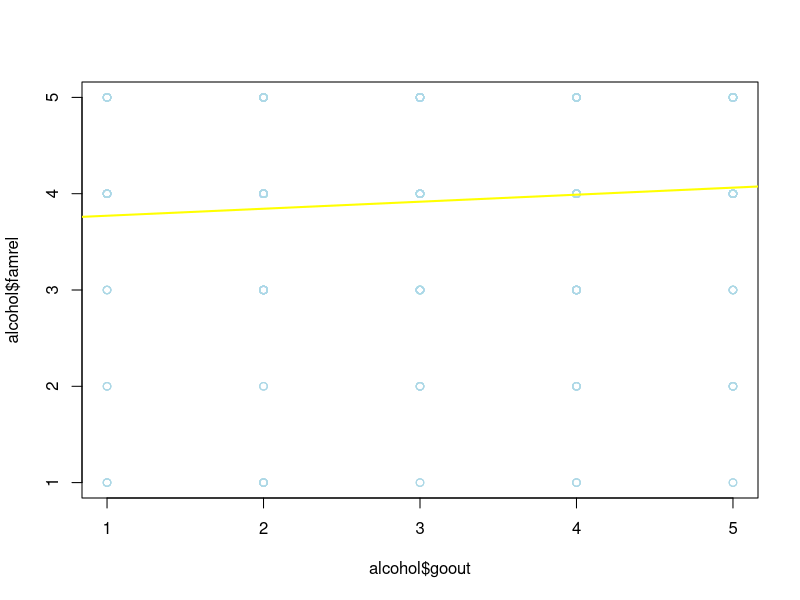
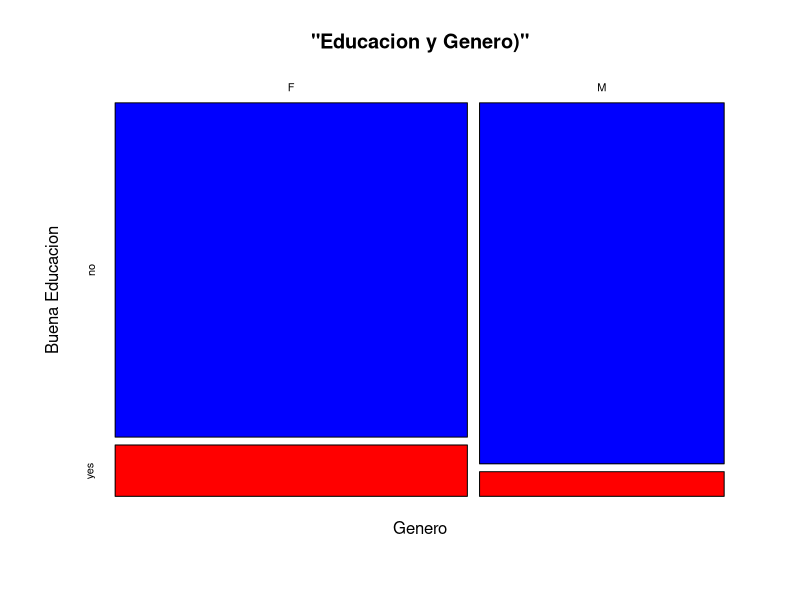
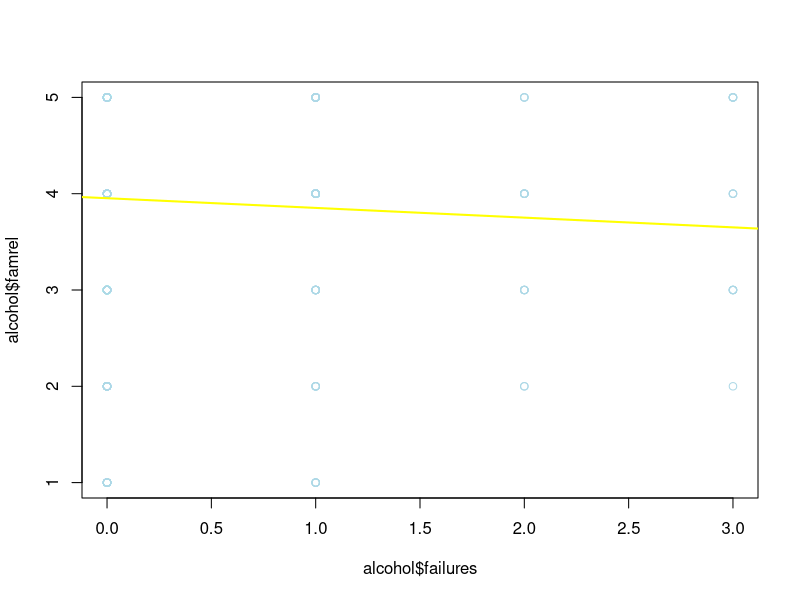
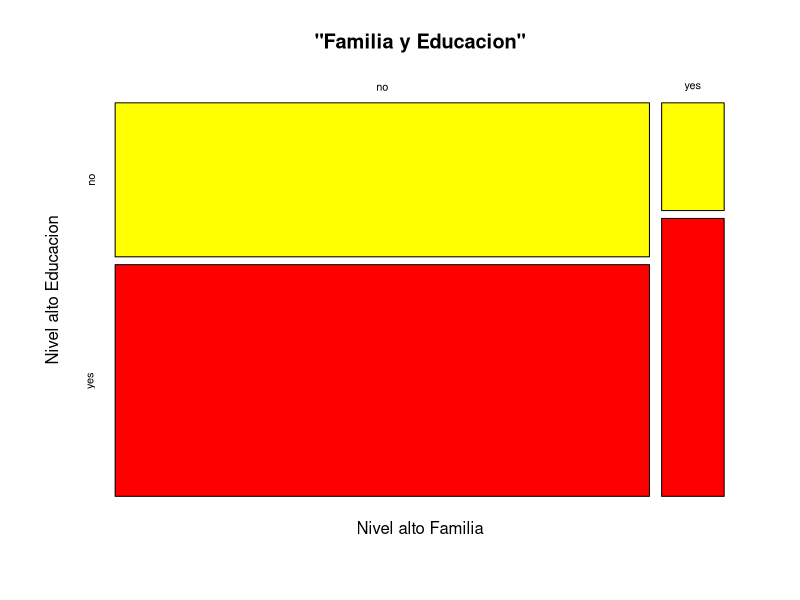
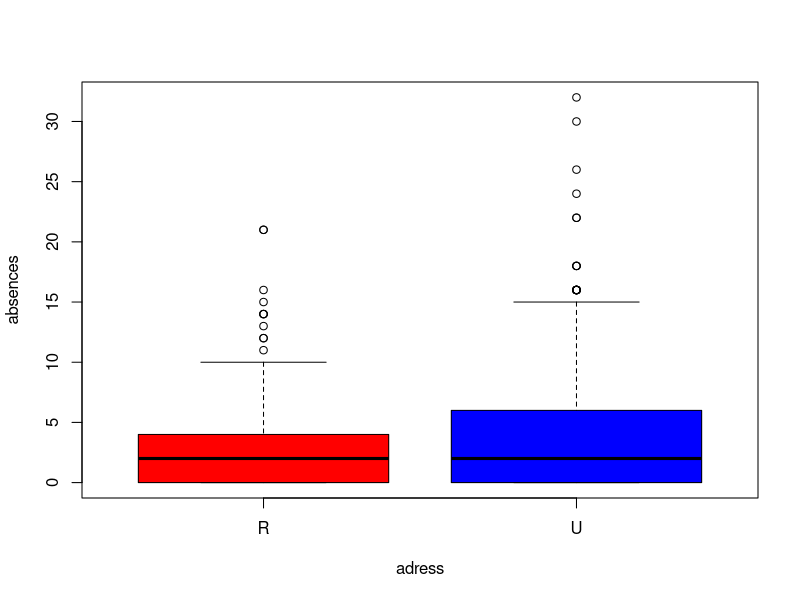
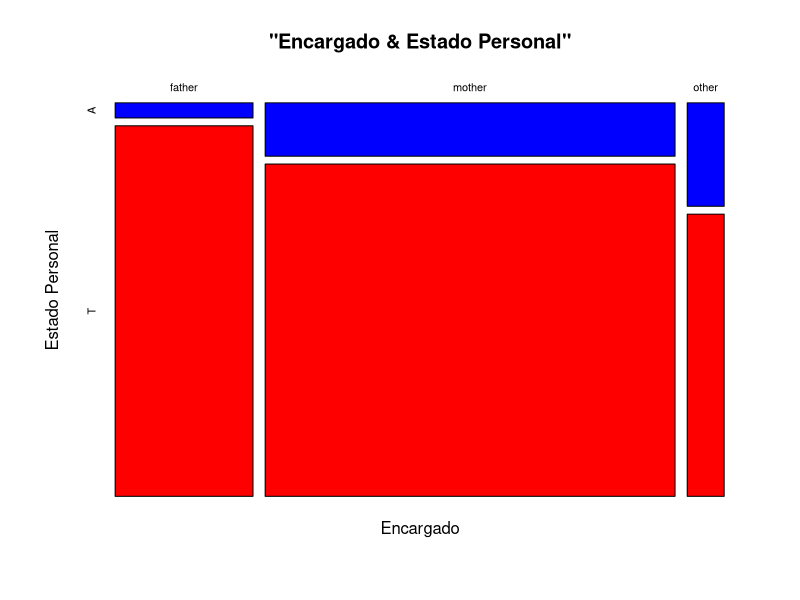
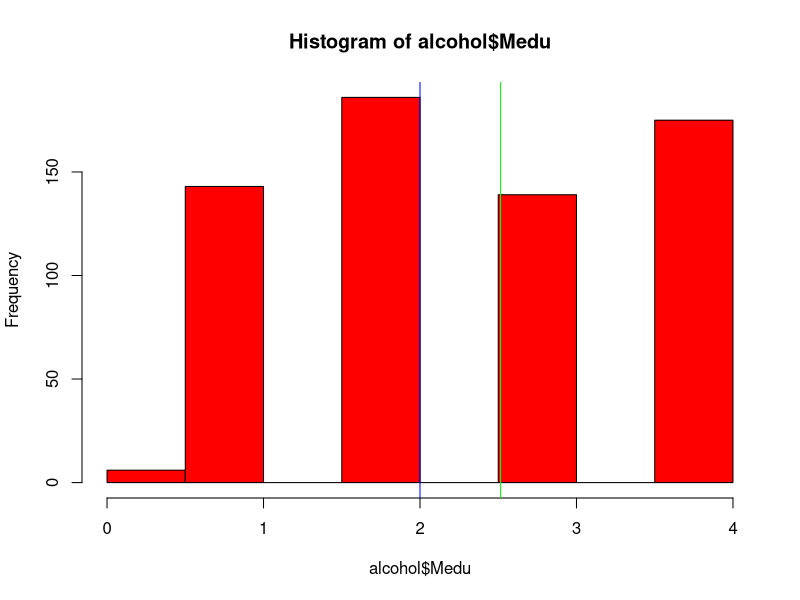
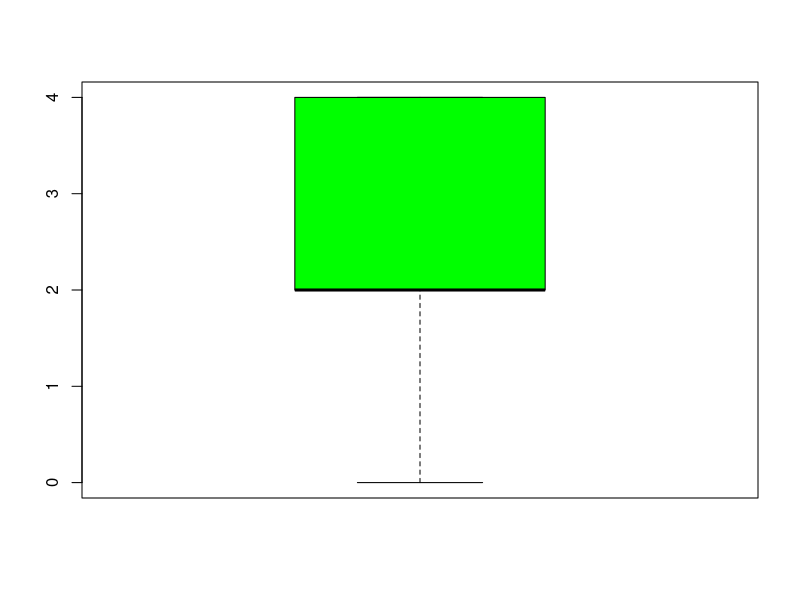

Generate these figures, in order, with R:
## ---- chunk 1
knitr::opts_chunk$set(echo = TRUE)
## ---- chunk 2
alcohol <- read.csv("student-por.csv")
## ---- chunk 3
cor(alcohol$famrel, alcohol$goout)
plot(alcohol$goout, alcohol$famrel, col="lightblue")
abline(lm(alcohol$famrel ~ alcohol$goout), col = "yellow", lwd = 2)

#Correlacion: 0.08970657
## ---- chunk 4
tablaa<-table(alcohol$sex, alcohol$schoolsup, dnn = c("Genero","Buena Educacion"))
tablaa
## ---- chunk 5
mosaicplot(tablaa, main = deparse("Educacion y Genero)"), col=c("blue","red","yellow"))
## ---- chunk 6
chisq.test(tablaa)
0.006879
## ---- chunk 7
cor(alcohol$famrel, alcohol$failures)
plot(alcohol$failures, alcohol$famrel, col="lightblue")
abline(lm(alcohol$famrel ~ alcohol$failures), col = "yellow", lwd = 2)

#Correlacion: -0.06264516
## ---- chunk 8
tablae <- table(alcohol$schoolsup, alcohol$famsup, dnn=c("Nivel alto Familia","Nivel alto Educacion" ))
tablae
## ---- chunk 9
mosaicplot(tablae, main=deparse("Familia y Educacion"), col=c("yellow","red","blue"))
## ---- chunk 10
chisq.test(tablae)

0.07356<0.05
## ---- chunk 11
tablacontinengcia<- table(alcohol$adress, alcohol$absences)
boxplot(absences ~ adress, data=alcohol, col=c("red", "blue"))
chisq.test(tablacontinengcia)

0.1249<0.05
## ---- chunk 12
tablai <- table(alcohol$guardian, alcohol$Pstatus, dnn=c("Encargado","Estado Personal" ))
tablai
## ---- chunk 13
mosaicplot(tablai, main=deparse("Encargado & Estado Personal"), col=c("blue","red","yellow"))
## ---- chunk 14
chisq.test(tablai)

7.664e-05<0.05
## ---- chunk 15
hist(alcohol$Medu, col="red")
mediaMedu <- mean(alcohol$Medu)
abline(v=mediaMedu, col="green")
medianaMedu <- median(alcohol$Medu)
abline (v=medianaMedu, col="blue")

boxplot(alcohol$Medu, col="green")

t.test(alcohol$Medu, mu=4, alternative="two.sided")

#Media: 2.51

2.2e-16<0.05
## ---- chunk 16
hist(alcohol$Fedu, col="red")
mediaFedu <- mean(alcohol$Fedu)
abline(v=mediaFedu, col="green")
medianaFedu <- median(alcohol$Fedu)
abline (v=medianaFedu, col="blue")

boxplot(alcohol$Fedu, col="green")

t.test(alcohol$Fedu, mu=4, alternative="two.sided")

#Media: 2.30

2.2e-16<0.05
## ---- chunk 17
plot(density(alcohol$absences), col="red", lwd=2)
shapiro.test(alcohol$absences)
2.2e-16<0.05
## ---- chunk 18
tablao <- table(alcohol$schoolsup, alcohol$sex, dnn=c("Buen Nivel Estudios","Genero" ))
tablao
## ---- chunk 19
mosaicplot(tablao, main=deparse("Formacion & Genero"), col=c("blue","red","yellow"))
## ---- chunk 20
chisq.test(tablao)

0.006879<0.05
## ---- chunk 21
cor(alcohol$Medu, alcohol$failures)
plot(alcohol$failures, alcohol$Medu, col="lightblue")
abline(lm(alcohol$Medu ~ alcohol$failures), col = "yellow", lwd = 2)

#Correlacion entre las dos variables: -0.1722103
## ---- chunk 22
cor(alcohol$Fedu, alcohol$failures)
plot(alcohol$failures, alcohol$Fedu, col="lightblue")
abline(lm(alcohol$Fedu ~ alcohol$failures), col = "yellow", lwd = 2)

#Correlacion entre las dos variables: -0.165915
## ---- chunk 23
boxplot(alcohol$famrel~alcohol$romantic)
t.test(alcohol$famrel~alcohol$romantic)

0.2653<0.05
## ---- chunk 24
tablau <- table(alcohol$schoolsup, alcohol$higher, dnn=c("Buen Nivel Estudios","Diversificado" ))
tablau
## ---- chunk 25
mosaicplot(tablau, main=deparse("Formacion & Diversificado"), col=c("blue","red","yellow"))
## ---- chunk 26
chisq.test(tablau)

0.04923<0.05
## ---- chunk 27
tablacontinengcia<- table(alcohol$reason, alcohol$famrel)
boxplot(famrel ~ reason, data=alcohol, col=c("red", "blue"))
chisq.test(tablacontinengcia)

0.6318<0.05
## ---- chunk 28
summary(alcohol)
## ---- chunk 29
str(alcohol)
## ---- chunk 30
head(alcohol)
## ---- chunk 31
summary(alcohol)
## ---- chunk 32
summary(alcohol$school)
## ---- chunk 33
summary(alcohol$sex)
## ---- chunk 34
summary(alcohol$age)
## ---- chunk 35
summary(alcohol$adress)
## ---- chunk 36
summary(alcohol$famsize)
## ---- chunk 37
summary(alcohol$Pstatus)
## ---- chunk 38
summary(alcohol$Medu)
## ---- chunk 39
summary(alcohol$Fedu)
## ---- chunk 40
summary(alcohol$Mjob)
## ---- chunk 41
summary(alcohol$Fjob)
## ---- chunk 42
summary(alcohol$reason)
## ---- chunk 43
summary(alcohol$guardian)
## ---- chunk 44
summary(alcohol$traveltime)
## ---- chunk 45
summary(alcohol$studytime)
## ---- chunk 46
summary(alcohol$failures)
## ---- chunk 47
summary(alcohol$schoolsup)
## ---- chunk 48
summary(alcohol$famsup)
## ---- chunk 49
summary(alcohol$paid)
## ---- chunk 50
summary(alcohol$activities)
## ---- chunk 51
summary(alcohol$nursery)
## ---- chunk 52
summary(alcohol$higher)
## ---- chunk 53
summary(alcohol$internet)
## ---- chunk 54
summary(alcohol$romantic)
## ---- chunk 55
summary(alcohol$famrel)
## ---- chunk 56
summary(alcohol$freetime)
## ---- chunk 57
summary(alcohol$goout)
## ---- chunk 58
summary(alcohol$Dalc)
## ---- chunk 59
summary(alcohol$Walc)
## ---- chunk 60
summary(alcohol$health)
## ---- chunk 61
summary(alcohol$absences)
## ---- chunk 62
summary(alcohol$G1)
## ---- chunk 63
summary(alcohol$G2)
## ---- chunk 64
summary(alcohol$G3)
